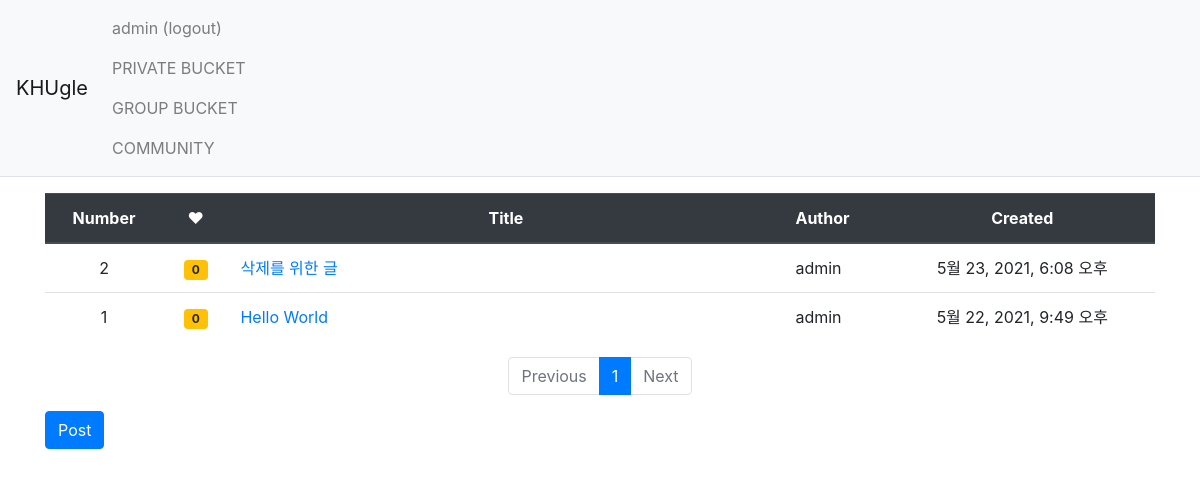
Page /KHUgle/ (signed in) on the earlier database version.
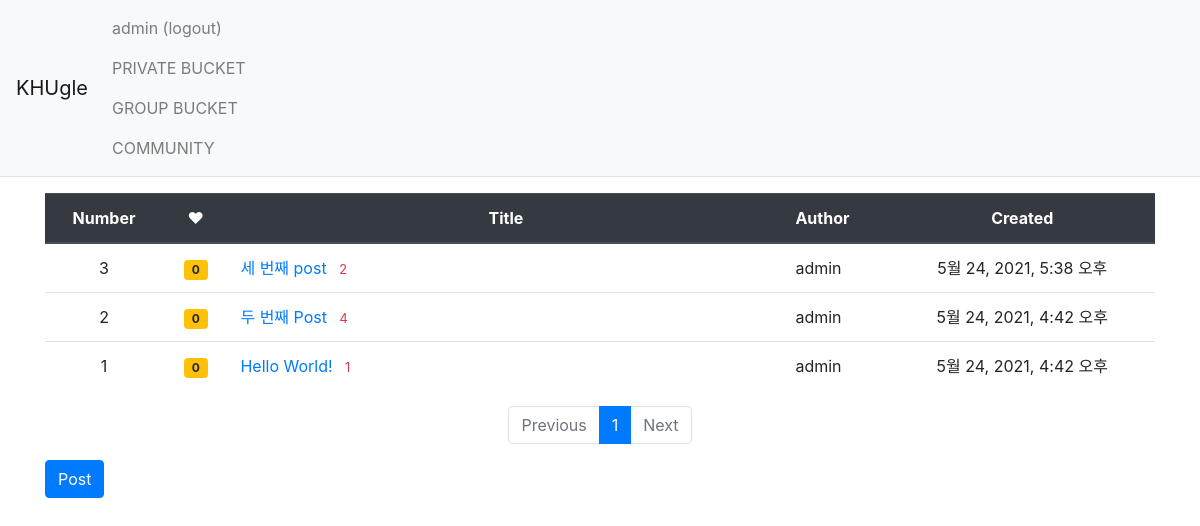
Same page on the later database version.
### KHUgle/models.py (models this page shows, shortened)
class Post(models.Model):
    author = models.ForeignKey(CustomUser, on_delete=models.CASCADE) #커스텀 유저 모델과 연결
    title = models.CharField(max_length=144)
    content = models.TextField()
    created_at = models.DateTimeField(auto_now_add=True)
    updated_at = models.DateTimeField(null=True, blank=True)
    voter = models.ManyToManyField(CustomUser, related_name='voter_post')

### account/models.py (models this page shows)
class CustomUser(AbstractUser):
    major = models.CharField(max_length=144)# choices=MAJORS

### KHUgle/views.py (the view)
# urls.py: path('', views.index, name='index'),                      #KHUgle의 인덱스 페이지 --> view로 매핑
@login_required(login_url='account:login')
def index(request):
    page = request.GET.get('page', '1')             # 페이지
    post_list = Post.objects.order_by('-created_at')  #post_list는 생성 시간 역순 정렬
    paginator = Paginator(post_list, 10)            # 페이지에 10개씩 묶기
    page_obj = paginator.get_page(page)
    context = {'post_list': page_obj}               # page_obj를 불러오기
    return render(request, 'KHUgle/post_list.html', context)   #해당 html를 불러오며 context 전송

### KHUgle/templatetags/KHUgle_filter.py (called while the page is built)
@register.filter
def sub(value, arg):
    return value - arg

### templates/KHUgle/post_list.html
{% extends 'Base/base.html' %}
{% load KHUgle_filter %}
{% block content %}
<div class="container my-3">
    <table class="table">
        <thead>
        <tr class="text-center thead-dark">
            <th>Number</th>
            <th> ♥ </th>
            <th style="width:50%">Title</th>
            <th class="text-left">Author</th>
            <th>Created</th>
        </tr>
        </thead>
        <tbody>
        {% if post_list %}
        {% for post in post_list %}
        <tr class="text-center">
            <td>{{ post_list.paginator.count|sub:post_list.start_index|sub:forloop.counter0|add:1 }}</td>
            <td>
                <span class="badge badge-warning px-2 py-1">{{ post.voter.all.count }}</span>
            </td>
            <td class="text-left">
                <a href="{% url 'KHUgle:detail' post.id %}">{{ post.title }}</a>
                {% if post.comment_set.count > 0 %}
                <span class="text-danger small ml-2">{{ post.comment_set.count }}</span>
                {% endif %}
            </td>
            <td class="text-left">{{ post.author.username }} </td>
            <td class="text-center">{{ post.created_at }}</td>
        </tr>
        {% endfor %}
        {% else %}
        <tr>
            <td colspan="3">EMPTY</td>
        </tr>
        {% endif %}
        </tbody>
    </table>
    <ul class="pagination justify-content-center">
        {% if post_list.has_previous %}
        <li class="page-item">
            <a class="page-link" href="?page={{ post_list.previous_page_number }}">Previous</a>
        </li>
        {% else %}
        <li class="page-item disabled">
            <a class="page-link" tabindex="-1" aria-disabled="true" href="#">Previous</a>
        </li>
        {% endif %}
        {% for page_number in post_list.paginator.page_range %}
        {% if page_number >= post_list.number|add:-5 and page_number <= post_list.number|add:5 %}
            {% if page_number == post_list.number %}
            <li class="page-item active" aria-current="page">
                <a class="page-link" href="?page={{ page_number }}">{{ page_number }}</a>
            </li>
            {% else %}
            <li class="page-item">
                <a class="page-link" href="?page={{ page_number }}">{{ page_number }}</a>
            </li>
            {% endif %}
        {% endif %}
        {% endfor %}
        {% if post_list.has_next %}
        <li class="page-item">
            <a class="page-link" href="?page={{ post_list.next_page_number }}">Next</a>
        </li>
        {% else %}
        <li class="page-item disabled">
            <a class="page-link" tabindex="-1" aria-disabled="true" href="#">Next</a>
        </li>
        {% endif %}
    </ul>
    <a href="{% url 'KHUgle:post_create' %}" class="btn btn-primary">Post</a>
</div>
{% endblock %}

Differences in the rows shown:
added Post: paginator.count|sub "3", voter.all.count "0", title "세 번째 post", comment_set.count "2", author.username "admin", created_at "5월 24, 2021, 5:38 오후"
changed Post: title "삭제를 위한 글" → "두 번째 Post"; comment_set.count (not shown) → "4"; created_at "5월 23, 2021, 6:08 오후" → "5월 24, 2021, 4:42 오후"
changed Post: title "Hello World" → "Hello World!"; comment_set.count (not shown) → "1"; created_at "5월 22, 2021, 9:49 오후" → "5월 24, 2021, 4:42 오후"
